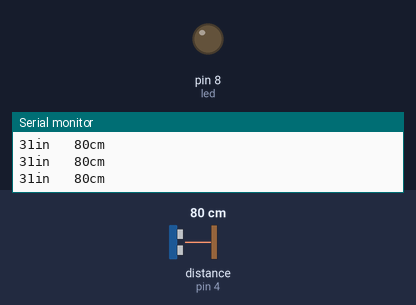
Bench run of a sketch on a simulated Arduino Uno, built with avr-gcc and run on an emulated ATmega328P. Parts: output pins drawn as LEDs (lit = HIGH), the last lines printed to the serial monitor. Wiring (inferred from the names in the program): ultrasonic range finder: trigger pin 2; echo pin 4. Inputs (shaded band) come from the test bench; at power-on: distance to the obstacle (sensor on pin 4) 80 cm. The echo pulse lasts 58.3 µs per cm; pins used as bus, display or sensor lines are not drawn.

Above: at 1.2 s.
1.3 s: distance to the obstacle (sensor on pin 4) set to 34 cm
2.8 s: distance to the obstacle (sensor on pin 4) set to 28 cm
At 3.3 s:
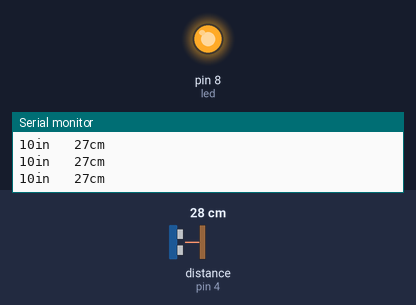
4.3 s: distance to the obstacle (sensor on pin 4) set to 35 cm
At 5.5 s:
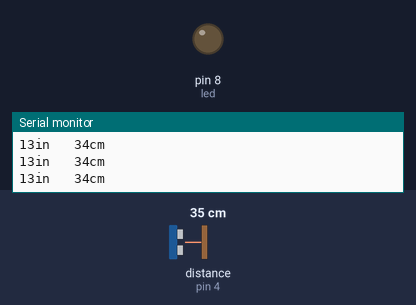
5.8 s: distance to the obstacle (sensor on pin 4) set to 27 cm
At 6.8 s:
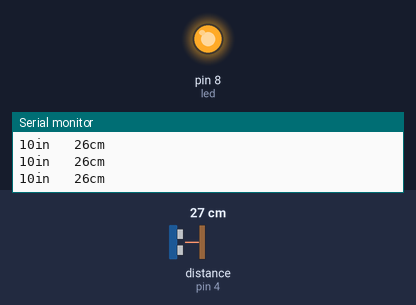
Timing chart, 0 to 8.8 s (numbered marks = the images above; inputs shaded):
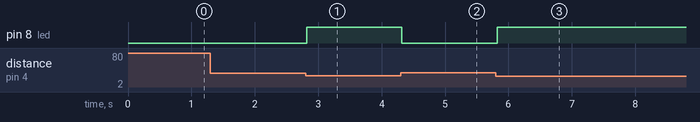

The sketch:

ultrasonic_for_mega_board.ino
```cpp
int trig=2;
int echo=4;

int led =8;

void setup() {
  pinMode(trig,OUTPUT);
  pinMode(echo,INPUT);
  pinMode(led, OUTPUT);
  Serial.begin(9600);

}

void loop() {
  digitalWrite(trig,LOW);
  delayMicroseconds(2);
  digitalWrite(trig,HIGH);
  delayMicroseconds(10);
  digitalWrite(trig,LOW);

  long t = pulseIn(echo,HIGH);

  long inches = t / 74 / 2;
  long cm= t / 29 / 2;

  Serial.print(inches);
  Serial.print("in \t");
  Serial.print(cm);
  Serial.println("cm \t");

  if(cm<30)
  {
    digitalWrite(led,HIGH);
  }else{
    digitalWrite(led,LOW);
  }

}
```

Measured:
- the behaviour switches between 31 and 30 cm on distance to the obstacle (sensor on pin 4) (found by bisection; images 0 and 1)
- after the input at 2.8 s, pin 8 (led): LOW → HIGH at once
- after the input at 4.3 s, pin 8 (led): HIGH → LOW at once
- after the input at 5.8 s, pin 8 (led): LOW → HIGH at once
